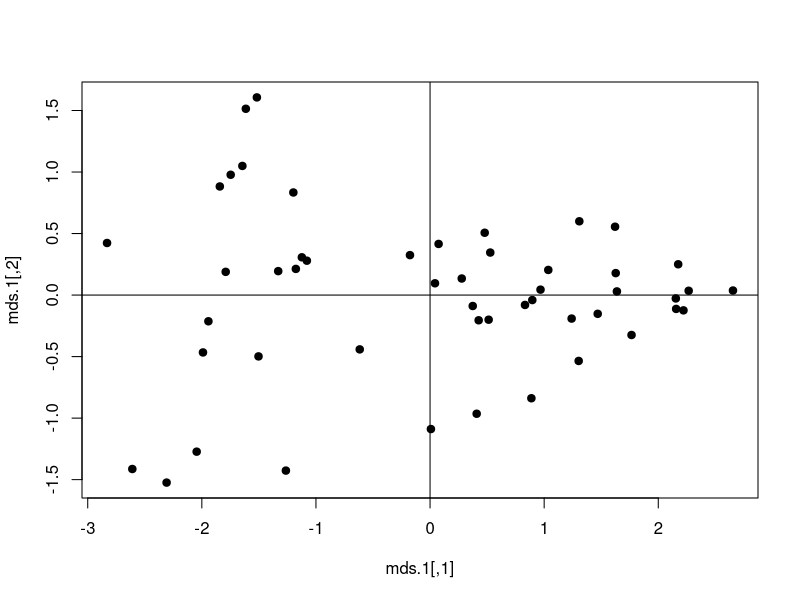
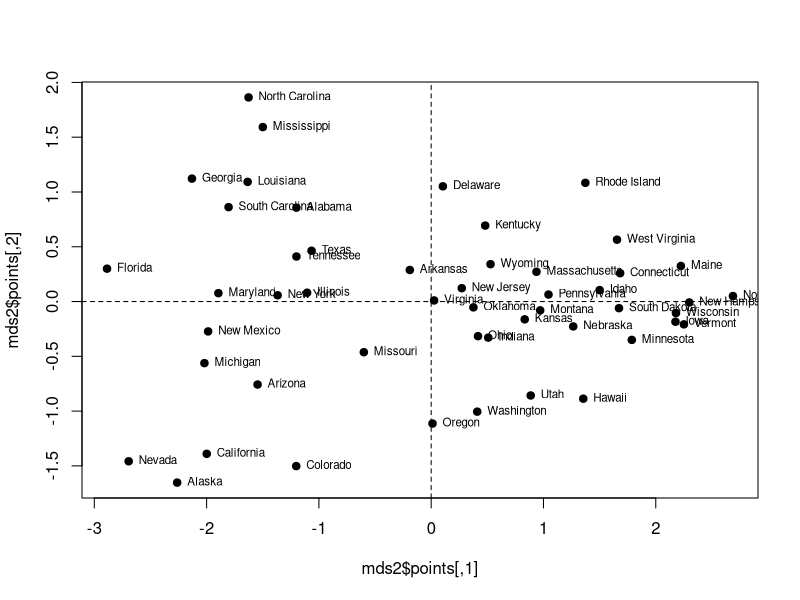

Reproduce these figures in R, in order.
# Unsupervised learning
# Priciplal component analysis
head(USArrests)
# USArrests is a data frame with 50 observations on 4 variables.
str(USArrests)

data <- USArrests
data
#  We combine murder assault and rape and create criminality score

library(dplyr)
USArrests.1 <- USArrests[,-3] %>%
  scale
# Fitting PCA in the new data
pca.1 <- prcomp(USArrests.1)
summary(pca.1)
# Importance of components:
#   PC1    PC2     PC3
# Standard deviation     1.5358 0.6768 0.42822
# Proportion of Variance 0.7862 0.1527 0.06112
# Cumulative Proportion  0.7862 0.9389 1.00000

# We can see SD for PC1 
# We can get eigen value by squaring sd
# 1.53 ^ 2 we get eigen value , if eigen value >=1 take the variable.

#  We can use psych package as well
library(psych)
fa.1 <- psych::principal(USArrests.1, nfactors = 3, rotate = "none")
summary(fa.1)

# We can use varimax to rotate the axis and select the variable with high eigen value (>=1)
fa.2 <- psych::principal(USArrests.1, nfactors = 3, rotate = "varimax")
summary(fa.2)


#2. Multi dimensional Scaling (mDS)
USArrests.1 <- scale(USArrests[,-3])
#  classical MDS with kruskal stress
# we first need distance
#  distance calculation
state.disimilarity <- dist(USArrests.1)
# MDS fit 
mds.1 <- cmdscale(state.disimilarity)
summary(mds.1)
#  we can see the stress value

# MDS plot
plot(mds.1, pch=19)
abline(h=0, v=0)

#  We can try uisng sammon's stress
library(MASS)
mds2 <- sammon(state.disimilarity, trace = FALSE)
mds2
plot(mds2$points, pch=19)
abline(h=0, v=0, lty=2)
text(mds2$points, labels = rownames(USArrests.1), cex=0.7, pos=4)
